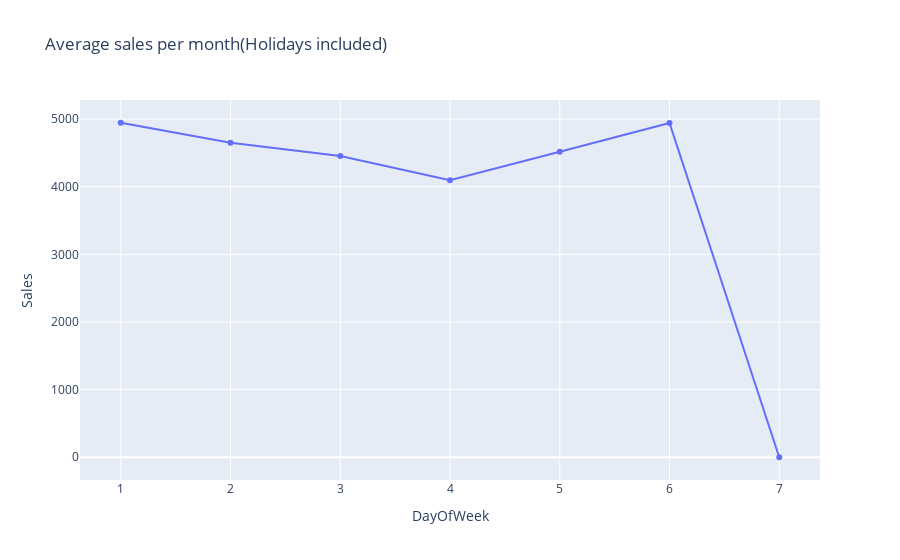

The notebook cell saved with this chart:
### Markdown cell above
### Check Average Sales based on Day of the week 
This shows that the sales are high on first and sixth day of the week and is low in fourth day. On the seventh day of the week the store is closed hence there so sales at all.

### Code cell
axis = first_store.groupby('DayOfWeek')[['Sales']].mean()
fig = px.line(axis, x = axis.index, y = 'Sales', title = 'Average sales per month(Holidays included)', markers = True)
fig.show()

### Figure 1 — Plotly figure (JSON) as saved in the notebook; plotly's stock layout.template omitted (floating-point values rounded to 4 significant figures)
{"data": [{"hovertemplate": "DayOfWeek=%{x}<br>Sales=%{y}<extra></extra>", "legendgroup": "", "line": {"color": "#636efa", "dash": "solid"}, "marker": {"symbol": "circle"}, "mode": "markers+lines", "name": "", "orientation": "v", "showlegend": false, "type": "scatter", "x": [1, 2, 3, 4, 5, 6, 7], "xaxis": "x", "y": [4946.0, 4651.0, 4454.0, 4095.0, 4516.0, 4943.0, 0], "yaxis": "y"}], "layout": {"legend": {"tracegroupgap": 0}, "title": {"text": "Average sales per month(Holidays included)"}, "xaxis": {"anchor": "y", "domain": [0, 1], "title": {"text": "DayOfWeek"}}, "yaxis": {"anchor": "x", "domain": [0, 1], "title": {"text": "Sales"}}}}
